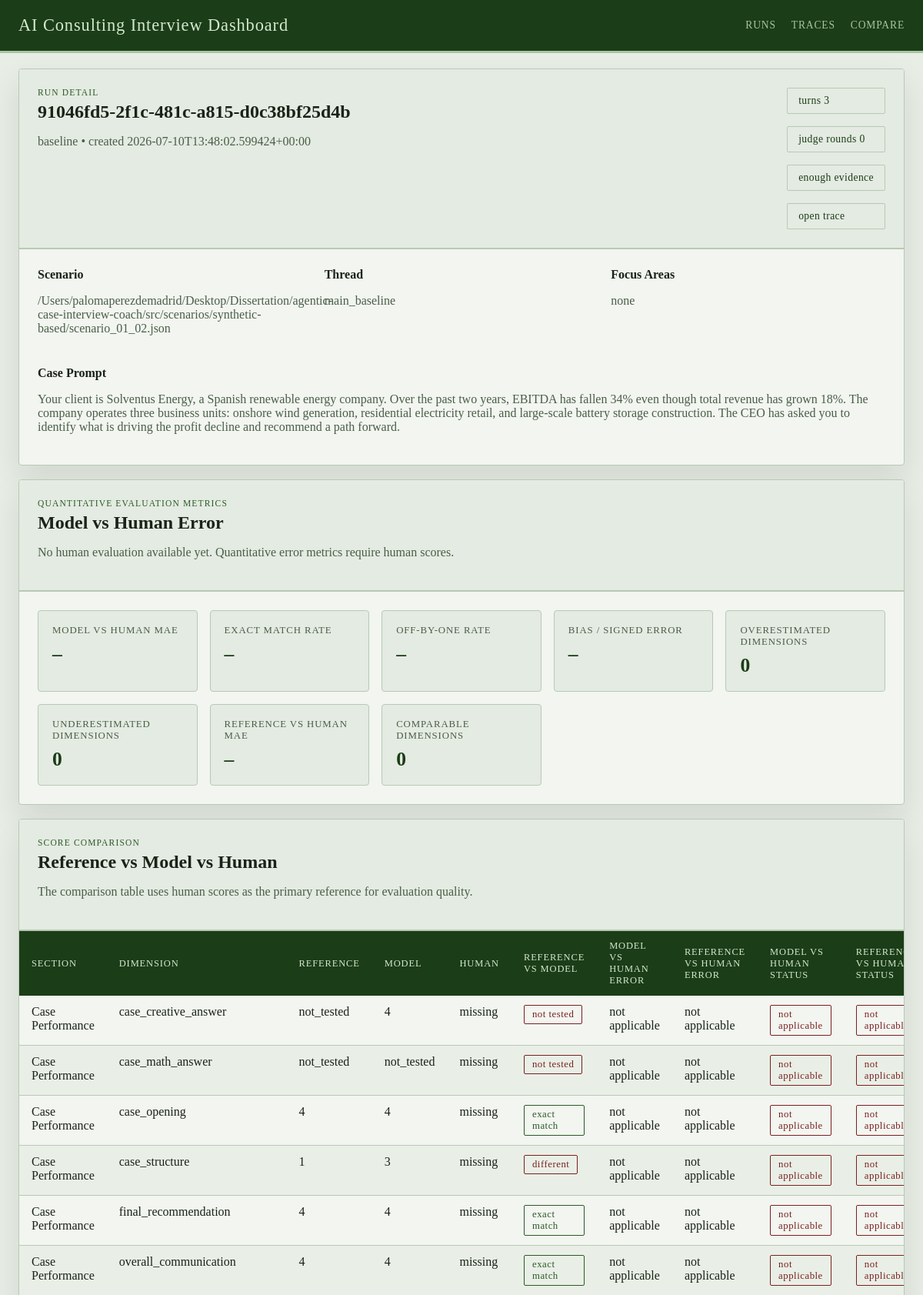
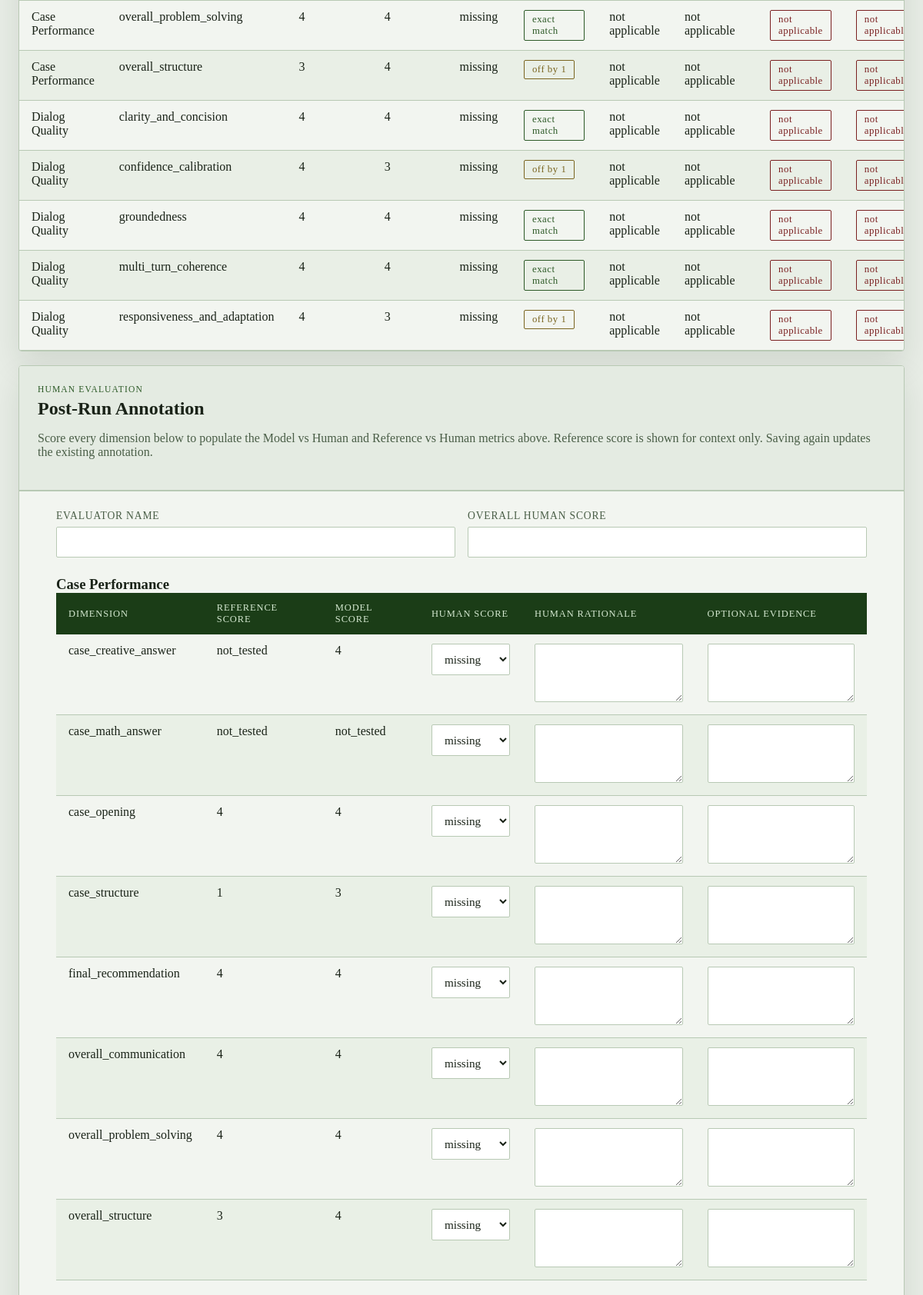
The app's page /runs/91046fd5-2f1c-481c-a815-d0c38bf25d4b (upper part) with its own data (2 pictures, top to bottom).
### tables this page shows
CREATE TABLE runs (
                run_id TEXT PRIMARY KEY,
                graph_name TEXT NOT NULL,
                thread_id TEXT NOT NULL,
                scenario_ref TEXT,
                case_prompt TEXT,
                turn_index INTEGER,
                judge_round INTEGER,
                enough_evidence INTEGER NOT NULL,
                focus_areas_json TEXT NOT NULL,
                transcript_json TEXT NOT NULL,
                case_performance_json TEXT NOT NULL,
                quality_dialog_json TEXT NOT NULL,
                final_feedback TEXT,
                state_json TEXT NOT NULL,
                created_at TEXT NOT NULL
            );

### web/app.py (the view)
@app.get("/runs/<run_id>")
def get_run(run_id: str):
    try:
        run_payload = load_run(run_id)
    except FileNotFoundError as exc:
        abort(404, str(exc))
    if _wants_json():
        return jsonify(run_payload)
    return render_template("run_detail.html", run=run_payload)

### web/app.py (called while the page is built)
def _wants_json() -> bool:
    if request.args.get("format") == "json":
        return True
    return request.accept_mimetypes.best == "application/json"

### web/dashboard_store.py (called while the page is built)
def _json_loads(value: str | None, fallback: Any) -> Any:
    if not value:
        return fallback
    try:
        return json.loads(value)
    except json.JSONDecodeError:
        return fallback

def get_db_connection() -> sqlite3.Connection:
    connection = sqlite3.connect(RUNS_DB_PATH, timeout=30)
    connection.row_factory = sqlite3.Row
    return connection

def _normalize_dimension_entry(raw_entry: Any) -> dict[str, Any]:
    if isinstance(raw_entry, dict):
        score = raw_entry.get("score", "")
        rationale = raw_entry.get("rationale", "")
        evidence = raw_entry.get("evidence", "")
    else:
        score = raw_entry
        rationale = ""
        evidence = ""
    return {
        "score": score if score not in {None, ""} else "",
        "rationale": str(rationale or "").strip(),
        "evidence": str(evidence or "").strip(),
    }

def _extract_expected_scores(state: dict[str, Any]) -> dict[str, dict[str, Any]]:
    candidate_profile = state.get("candidate_profile", {})
    expected_scores = candidate_profile.get("expected_scores", {})
    sections: dict[str, dict[str, Any]] = {
        CASE_PERFORMANCE_SECTION: {},
        DIALOG_QUALITY_SECTION: {},
    }
    for section_name in sections:
        raw_section = expected_scores.get(section_name, {})
        if not isinstance(raw_section, dict):
            continue
        for dimension, details in raw_section.items():
            if not isinstance(details, dict):
                continue
            sections[section_name][dimension] = {
                "score": details.get("expected", ""),
                "rationale": str(details.get("rationale", "")).strip(),
            }
    return sections

def _extract_model_scores(run_row: sqlite3.Row) -> dict[str, dict[str, Any]]:
    return {
        CASE_PERFORMANCE_SECTION: _json_loads(run_row["case_performance_json"], {}),
        DIALOG_QUALITY_SECTION: _json_loads(run_row["quality_dialog_json"], {}),
    }

def _score_sort_key(value: Any) -> tuple[int, str]:
    return (0, str(value))

def score_status(error: float | None) -> str:
    if error is None:
        return "not applicable"
    if error == 0:
        return "exact match"
    if error == 1:
        return "off by 1"
    return "different"

### web/templates/run_detail.html (shortened to what this page needs)
{% extends "base.html" %}
{% macro score_value(value) -%}
  {{ value if value not in ['', none] else 'missing' }}
{%- endmacro %}
{% block content %}
<section class="panel">
  <div class="panel-heading">
    <div>
      <p class="eyebrow">Run Detail</p>
      <h1>{{ run.run_id }}</h1>
      <p class="lede">{{ run.graph_name }} • created {{ run.created_at }}</p>
    </div>
    <div class="chip-row">
      <span class="chip">turns {{ run.turn_index }}</span>
      <span class="chip">judge rounds {{ run.judge_round }}</span>
      <span class="chip">{{ 'enough evidence' if run.enough_evidence else 'ongoing logic' }}</span>
      <a class="chip chip-link" href="{{ url_for('get_run_trace', run_id=run.run_id) }}">open trace</a>
    </div>
  </div>
  <div class="meta-grid">
    <div>
      <strong>Scenario</strong>
      <p>{{ run.scenario_ref or 'n/a' }}</p>
    </div>
    <div>
      <strong>Thread</strong>
      <p>{{ run.thread_id }}</p>
    </div>
    <div>
      <strong>Focus Areas</strong>
      <p>{{ run.focus_areas|join(', ') if run.focus_areas else 'none' }}</p>
    </div>
  </div>
  <div class="prompt-box">
    <strong>Case Prompt</strong>
    <p>{{ run.case_prompt or 'No case prompt stored.' }}</p>
  </div>
</section>
<section class="panel">
  <div class="panel-heading">
    <div>
      <p class="eyebrow">Quantitative Evaluation Metrics</p>
      <h2>Model vs Human Error</h2>
      {% if run.human_evaluation %}
      <p class="lede">Human scores are treated as the reference. Numeric metrics exclude missing and <code>not_tested</code> values.</p>
      {% else %}
      <p class="lede">No human evaluation available yet. Quantitative error metrics require human scores.</p>
      {% endif %}
    </div>
  </div>
  <div class="metric-grid">
    <div class="metric-card"><span>Model vs Human MAE</span><strong>{{ run.metrics.model_vs_human_mae if run.metrics.model_vs_human_mae is not none else '–' }}</strong></div>
    <div class="metric-card"><span>Exact Match Rate</span><strong>{{ run.metrics.exact_match_rate if run.metrics.exact_match_rate is not none else '–' }}{% if run.metrics.exact_match_rate is not none %}%{% endif %}</strong></div>
    <div class="metric-card"><span>Off-by-One Rate</span><strong>{{ run.metrics.off_by_one_rate if run.metrics.off_by_one_rate is not none else '–' }}{% if run.metrics.off_by_one_rate is not none %}%{% endif %}</strong></div>
    <div class="metric-card"><span>Bias / Signed Error</span><strong>{{ run.metrics.signed_error if run.metrics.signed_error is not none else '–' }}</strong></div>
    <div class="metric-card"><span>Overestimated Dimensions</span><strong>{{ run.metrics.overestimation_count }}</strong></div>
    <div class="metric-card"><span>Underestimated Dimensions</span><strong>{{ run.metrics.underestimation_count }}</strong></div>
    <div class="metric-card"><span>Reference vs Human MAE</span><strong>{{ run.metrics.expected_vs_human_mae if run.metrics.expected_vs_human_mae is not none else '–' }}</strong></div>
    <div class="metric-card"><span>Comparable Dimensions</span><strong>{{ run.metrics.comparable_dimensions }}</strong></div>
  </div>
</section>
<section class="panel">
  <div class="panel-heading">
    <div>
      <p class="eyebrow">Score Comparison</p>
      <h2>Reference vs Model vs Human</h2>
      <p class="lede">The comparison table uses human scores as the primary reference for evaluation quality.</p>
    </div>
  </div>
  <div class="table-wrap">
    <table>
      <thead>
        <tr>
          <th>Section</th>
          <th>Dimension</th>
          <th>Reference</th>
          <th>Model</th>
          <th>Human</th>
          <th>Reference vs Model</th>
          <th>Model vs Human Error</th>
          <th>Reference vs Human Error</th>
          <th>Model vs Human Status</th>
          <th>Reference vs Human Status</th>
        </tr>
      </thead>
      <tbody>
        {% for row in run.comparison_rows %}
        <tr>
          <td>{{ row.section_label }}</td>
          <td>{{ row.dimension }}</td>
          <td>{{ score_value(row.expected_score) }}</td>
          <td>{{ score_value(row.model_score) }}</td>
          <td>{{ score_value(row.human_score) }}</td>
          <td><span class="status status-{{ row.expected_model_status|replace(' ', '-') }}">{{ row.expected_model_status }}</span></td>
          <td>{{ row.model_human_absolute_error if row.model_human_absolute_error is not none else 'not applicable' }}</td>
          <td>{{ row.expected_human_absolute_error if row.expected_human_absolute_error is not none else 'not applicable' }}</td>
          <td><span class="status status-{{ row.model_human_status|replace(' ', '-') }}">{{ row.model_human_status }}</span></td>
          <td><span class="status status-{{ row.expected_human_status|replace(' ', '-') }}">{{ row.expected_human_status }}</span></td>
        </tr>
        {% endfor %}
      </tbody>
    </table>
  </div>
</section>
<section class="panel">
  <div class="panel-heading">
    <div>
      <p class="eyebrow">Human Evaluation</p>
      <h2>Post-Run Annotation</h2>
      <p class="lede">Score every dimension below to populate the Model vs Human and Reference vs Human metrics above. Reference score is shown for context only. Saving again updates the existing annotation.</p>
    </div>
  </div>
  <form class="human-form" method="post" action="{{ url_for('save_human_evaluation_page', run_id=run.run_id) }}">
    <div class="form-grid">
      <label>
        <span>Evaluator Name</span>
        <input type="text" name="evaluator_name" value="{{ run.human_evaluation.evaluator_name if run.human_evaluation else '' }}">
      </label>
      <label>
        <span>Overall Human Score</span>
        <input type="number" name="overall_human_score" min="1" max="4" step="0.1" value="{{ run.human_evaluation.overall_human_score if run.human_evaluation and run.human_evaluation.overall_human_score is not none else '' }}">
      </label>
    </div>
    {% for section_name, section_label in [('rubric', 'Case Performance'), ('case_interaction_quality', 'Dialog Quality')] %}
    {% set annotation_rows = run.annotation_sections[section_name] %}
    {% if annotation_rows %}
    <div class="subsection">
      <h3>{{ section_label }}</h3>
      <div class="table-wrap">
        <table>
          <thead>
            <tr>
              <th>Dimension</th>
              <th>Reference Score</th>
              <th>Model Score</th>
              <th>Human Score</th>
              <th>Human Rationale</th>
              <th>Optional Evidence</th>
            </tr>
          </thead>
          <tbody>
            {% for row in annotation_rows %}
            <tr>
              <td>{{ row.dimension }}</td>
              <td>{{ score_value(row.expected_score) }}</td>
              <td>{{ score_value(row.model_score) }}</td>
              <td>
                <select name="{{ section_name }}__{{ row.dimension }}__score">
                  {% for option in ['', '1', '2', '3', '4', 'not_tested'] %}
                  <option value="{{ option }}" {% if (row.human_score|string) == option %}selected{% endif %}>
                    {{ option if option else 'missing' }}
                  </option>
                  {% endfor %}
                </select>
              </td>
              <td>
                <textarea name="{{ section_name }}__{{ row.dimension }}__rationale" rows="3">{{ row.human_rationale }}</textarea>
              </td>
              <td>
                <textarea name="{{ section_name }}__{{ row.dimension }}__evidence" rows="3">{{ row.human_evidence }}</textarea>
              </td>
            </tr>
            {% endfor %}
          </tbody>
        </table>
      </div>
    </div>
    {% endif %}
    {% endfor %}
  </form>
</section>
{% endblock %}

### web/static/styles.css (style rules this page uses)
:root { --bg: #e8ede6; --panel: #f2f5f0; --panel-alt: #e4ebe2; --line: #b8c9b4; --ink: #1a2318; --muted: #4a5e47; --accent: #2d5a27; --accent-strong: #1b3d17; --success: #2d5a27; --warning: #7a6520; --danger: #7a2020; --shadow: 0 18px 40px rgba(20, 40, 18, 0.10); --radius: 4px; --font-ui: "Georgia", "Times New Roman", serif; --font-display: "Georgia", "Palatino Linotype", serif; }
* { box-sizing: border-box; }
body { margin: 0; font-family: var(--font-ui); color: var(--ink); background: var(--bg); }
a { color: var(--accent-strong); }
code, pre, select, input, textarea { font-family: inherit; }
.panel { background: var(--panel); border: 1px solid var(--line); border-radius: var(--radius); box-shadow: var(--shadow); overflow: hidden; }
.panel-heading { display: flex; justify-content: space-between; align-items: start; gap: 16px; padding: 24px; background: var(--panel-alt); border-bottom: 2px solid var(--line); }
.panel-heading h1, .panel-heading h2, .panel-heading h3, .subsection h3 { margin: 0; font-family: var(--font-display); font-weight: bold; }
.eyebrow { margin: 0 0 6px; color: var(--accent); text-transform: uppercase; letter-spacing: 0.10em; font-size: 0.72rem; font-family: var(--font-display); }
.lede, .meta-grid p, .prompt-box p, .helper { color: var(--muted); }
.chip-row, .metric-grid, .meta-grid, .form-grid, .compare-form, .flash-stack, .two-col { display: grid; gap: 16px; }
.chip-row { grid-template-columns: repeat(auto-fit, minmax(120px, max-content)); }
.chip { display: inline-flex; padding: 8px 14px; border-radius: 2px; background: var(--panel-alt); border: 1px solid var(--line); color: var(--accent-strong); font-size: 0.85rem; letter-spacing: 0.03em; }
.chip-link { text-decoration: none; }
.meta-grid, .form-grid, .compare-form, .two-col { grid-template-columns: repeat(auto-fit, minmax(220px, 1fr)); padding: 24px; }
.prompt-box, .human-form, .markdown-block, .subsection, .notes-field, .trace-timeline { padding: 0 24px 24px; }
.metric-grid { grid-template-columns: repeat(auto-fit, minmax(180px, 1fr)); padding: 24px; }
.metric-card { padding: 18px; border-radius: var(--radius); border: 1px solid var(--line); background: var(--panel-alt); }
.metric-card span { display: block; color: var(--muted); font-size: 0.8rem; text-transform: uppercase; letter-spacing: 0.07em; margin-bottom: 8px; }
.metric-card strong { font-size: 1.6rem; font-family: var(--font-display); color: var(--accent-strong); }
.table-wrap { overflow-x: auto; }
table { width: 100%; border-collapse: collapse; }
th { background: var(--accent-strong); color: #d4e8d0; padding: 12px 16px; text-align: left; font-size: 0.78rem; text-transform: uppercase; letter-spacing: 0.07em; font-weight: normal; }
td { padding: 12px 16px; text-align: left; vertical-align: top; border-bottom: 1px solid var(--line); }
tr:nth-child(even) td { background: rgba(180, 210, 174, 0.15); }
.status { display: inline-flex; padding: 4px 10px; border-radius: 2px; font-size: 0.8rem; border: 1px solid currentColor; letter-spacing: 0.04em; }
.status-exact-match { color: var(--success); }
.status-off-by-1, .status-off-by-one { color: var(--warning); }
.status-different, .status-missing, .status-not-applicable, .status-not-tested { color: var(--danger); }
label { display: grid; gap: 6px; font-size: 0.85rem; text-transform: uppercase; letter-spacing: 0.06em; color: var(--muted); }
input, select, textarea { width: 100%; padding: 10px 12px; border-radius: 2px; border: 1px solid var(--line); background: #fff; color: var(--ink); font-family: var(--font-display); font-size: 0.95rem; }
textarea { resize: vertical; }

### records on screen
runs: run_id "91046fd5-2f1c-481c-a815-d0c38bf25d4b", graph_name "baseline", created_at "2026-07-10T13:48:02.599424+00:00", turn_index "3", judge_round "0", enough_evidence "enough evidence", scenario_ref "/Users/palomaperezdemadrid/Desktop/Dissertation/agentic-case-interview-coach/src/scenarios/synthetic-based/scenario_01_02.json", thread_id "main_baseline", case_prompt "Your client is Solventus Energy, a Spanish renewable energy company. Over the past two years, EBITDA has fallen 34% even though total revenue has grown 18%. The company operates three business units: onshore wind generation, residential electricity retail, and large-scale battery storage construction. The CEO has asked you to identify what is driving the profit decline and recommend a path forward."

### other values on screen
{{ run.focus_areas|join(', ') if run.focus_areas else 'none' }} "none"
{{ run.metrics.overestimation_count }} "0"
{{ run.metrics.underestimation_count }} "0"
{{ run.metrics.comparable_dimensions }} "0"
{{ row.section_label }} "Case Performance" "Case Performance" "Case Performance" "Case Performance" "Case Performance" "Case Performance" "Case Performance" "Case Performance" "Dialog Quality" "Dialog Quality" "Dialog Quality" "Dialog Quality" "Dialog Quality"
{{ row.dimension }} "case_creative_answer" "case_math_answer" "case_opening" "case_structure" "final_recommendation" "overall_communication" "overall_problem_solving" "overall_structure" "clarity_and_concision" "confidence_calibration" "groundedness" "multi_turn_coherence" "responsiveness_and_adaptation"
{{ value if value not in ['', none] else 'missing' }} "not_tested 4 missing" "not_tested not_tested missing" "4 4 missing" "1 3 missing" "4 4 missing" "4 4 missing" "4 4 missing" "3 4 missing" "4 4 missing" "4 3 missing" "4 4 missing" "4 4 missing" "4 3 missing" "not_tested 4" "not_tested not_tested" "4 4" "1 3" "4 4" "4 4" "4 4" "3 4"
{{ row.expected_model_status }} "not tested" "not tested" "exact match" "different" "exact match" "exact match" "exact match" "off by 1" "exact match" "off by 1" "exact match" "exact match" "off by 1"
{{ row.model_human_status }} "not applicable" "not applicable" "not applicable" "not applicable" "not applicable" "not applicable" "not applicable" "not applicable" "not applicable" "not applicable" "not applicable" "not applicable" "not applicable"
{{ row.expected_human_status }} "not…" "not…" "not…" "not…" "not…" "not…" "not…" "not…" "not…" "not…" "not…" "not…" "not…"
{{ section_label }} "Case Performance"
{{ row.dimension }} "case_creative_answer" "case_math_answer" "case_opening" "case_structure" "final_recommendation" "overall_communication" "overall_problem_solving" "overall_structure"
form field value "missing"
